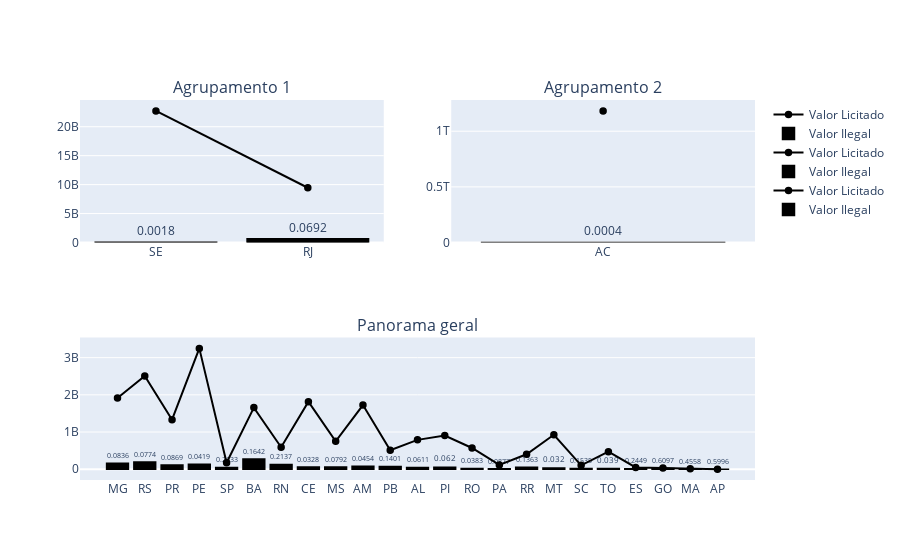

Here is the notebook cell this chart was saved with:
### Markdown cell above
### PLOT GERAL

### Code cell
import plotly.graph_objects as go
from plotly.subplots import make_subplots

fig = make_subplots(rows=2, cols=2,specs=[[{}, {}],
           [{"colspan": 2}, None]],
           subplot_titles=("Agrupamento 1","Agrupamento 2", "Panorama geral"))

df_bal=df2.drop(['AC','SE','RJ'],axis=0)
indexes=df_bal.index

#Geral##
fig.add_trace(go.Scatter(name=df_bal.columns[3], x=indexes, 
           y=df_bal['Valor Licitado'].values,mode='lines+markers'
          ),2,1)
          #.update_traces(marker_color='rgb(65,105,225)', marker_line_color='rgb(65,105,225)',
        #       marker_line_width=1.5, opacity=1)
#for d in fig.data:
#    d.line.color = 'rgb(169,169,169)'
fig.add_trace(go.Bar(name=df_bal.columns[4], 
           x=indexes, y=df_bal['Valor Ilegal'].values,
           text=df_bal['{%} Valor Ilegal'],
           textposition='outside'      
       ),row=2,col=1)


## SERGIPE E RJ
fig.add_trace(go.Scatter(name=df2.columns[3], x=['SE','RJ'], 
           y=df2['Valor Licitado'][['SE','RJ']].values,mode='lines+markers'
          ),1,1)
fig.add_trace(go.Bar(name=df2.columns[4], 
           x=['SE','RJ'], y=df['Valor Ilegal'][['SE','RJ']].values,
           text=df2['{%} Valor Ilegal'][['SE','RJ']],
           textposition='outside'        
       ),row=1,col=1)
## ACRE
fig.add_trace(go.Scatter(name=df2.columns[3], x=['AC'], 
           y=df2['Valor Licitado'][['AC']].values,mode='lines+markers'
          ),1,2)
fig.add_trace(go.Bar(name=df2.columns[4], 
           x=['AC'], y=df['Valor Ilegal'][['AC']].values,
           text=df2['{%} Valor Ilegal'][['AC']],
           textposition='outside'        
       ),row=1,col=2)

#COLORAÇÃO TEST
fig.update_traces(marker_color='rgb(0,0,0)', marker_line_color='rgb(0,0,0)',
                  marker_line_width=1.5, opacity=1)

fig.update_layout(barmode='group',showlegend=True)
#fig.update_xaxes(rangeslider_visible=True)
fig.show()

### Figure 1 — Plotly figure (JSON) as saved in the notebook; plotly's stock layout.template omitted (floating-point values rounded to 4 significant figures)
{"data": [{"marker": {"color": "rgb(0,0,0)", "line": {"color": "rgb(0,0,0)", "width": 1.5}}, "mode": "lines+markers", "name": "Valor Licitado", "opacity": 1, "type": "scatter", "x": ["MG", "RS", "PR", "PE", "SP", "BA", "RN", "CE", "MS", "AM", "PB", "AL", "PI", "RO", "PA", "RR", "MT", "SC", "TO", "ES", "GO", "MA", "AP"], "xaxis": "x3", "y": [1914000000.0, 2509000000.0, 1332000000.0, 3250000000.0, 173500000.0, 1656000000.0, 590800000.0, 1816000000.0, 749200000.0, 1726000000.0, 510900000.0, 789400000.0, 905300000.0, 571100000.0, 114400000.0, 401100000.0, 926800000.0, 104800000.0, 471900000.0, 48570000.0, 32450000.0, 12100000.0, 2358000.0], "yaxis": "y3"}, {"marker": {"color": "rgb(0,0,0)", "line": {"color": "rgb(0,0,0)", "width": 1.5}}, "name": "Valor Ilegal", "opacity": 1, "text": [0.0836, 0.0774, 0.0869, 0.0419, 0.2633, 0.1642, 0.2137, 0.0328, 0.0792, 0.0454, 0.1401, 0.0611, 0.062, 0.0383, 0.0877, 0.1363, 0.032, 0.1535, 0.039, 0.2449, 0.6097, 0.4558, 0.5996], "textposition": "outside", "type": "bar", "x": ["MG", "RS", "PR", "PE", "SP", "BA", "RN", "CE", "MS", "AM", "PB", "AL", "PI", "RO", "PA", "RR", "MT", "SC", "TO", "ES", "GO", "MA", "AP"], "xaxis": "x3", "y": [160100000.0, 194300000.0, 115700000.0, 136100000.0, 45660000.0, 272000000.0, 126300000.0, 59520000.0, 59360000.0, 78380000.0, 71550000.0, 48250000.0, 56100000.0, 21870000.0, 10040000.0, 54690000.0, 29670000.0, 16090000.0, 18430000.0, 11890000.0, 19790000.0, 5513000.0, 1414054], "yaxis": "y3"}, {"marker": {"color": "rgb(0,0,0)", "line": {"color": "rgb(0,0,0)", "width": 1.5}}, "mode": "lines+markers", "name": "Valor Licitado", "opacity": 1, "type": "scatter", "x": ["SE", "RJ"], "xaxis": "x", "y": [22740000000.0, 9458000000.0], "yaxis": "y"}, {"marker": {"color": "rgb(0,0,0)", "line": {"color": "rgb(0,0,0)", "width": 1.5}}, "name": "Valor Ilegal", "opacity": 1, "text": [0.0018, 0.0692], "textposition": "outside", "type": "bar", "x": ["SE", "RJ"], "xaxis": "x", "y": [40500000.0, 654600000.0], "yaxis": "y"}, {"marker": {"color": "rgb(0,0,0)", "line": {"color": "rgb(0,0,0)", "width": 1.5}}, "mode": "lines+markers", "name": "Valor Licitado", "opacity": 1, "type": "scatter", "x": ["AC"], "xaxis": "x2", "y": [1183000000000.0], "yaxis": "y2"}, {"marker": {"color": "rgb(0,0,0)", "line": {"color": "rgb(0,0,0)", "width": 1.5}}, "name": "Valor Ilegal", "opacity": 1, "text": [0.0004], "textposition": "outside", "type": "bar", "x": ["AC"], "xaxis": "x2", "y": [443500000.0], "yaxis": "y2"}], "layout": {"annotations": [{"font": {"size": 16}, "showarrow": false, "text": "Agrupamento 1", "x": 0.225, "xanchor": "center", "xref": "paper", "y": 1, "yanchor": "bottom", "yref": "paper"}, {"font": {"size": 16}, "showarrow": false, "text": "Agrupamento 2", "x": 0.775, "xanchor": "center", "xref": "paper", "y": 1, "yanchor": "bottom", "yref": "paper"}, {"font": {"size": 16}, "showarrow": false, "text": "Panorama geral", "x": 0.5, "xanchor": "center", "xref": "paper", "y": 0.375, "yanchor": "bottom", "yref": "paper"}], "barmode": "group", "showlegend": true, "xaxis": {"anchor": "y", "domain": [0, 0.45]}, "xaxis2": {"anchor": "y2", "domain": [0.55, 1]}, "xaxis3": {"anchor": "y3", "domain": [0, 1]}, "yaxis": {"anchor": "x", "domain": [0.625, 1]}, "yaxis2": {"anchor": "x2", "domain": [0.625, 1]}, "yaxis3": {"anchor": "x3", "domain": [0, 0.375]}}}
